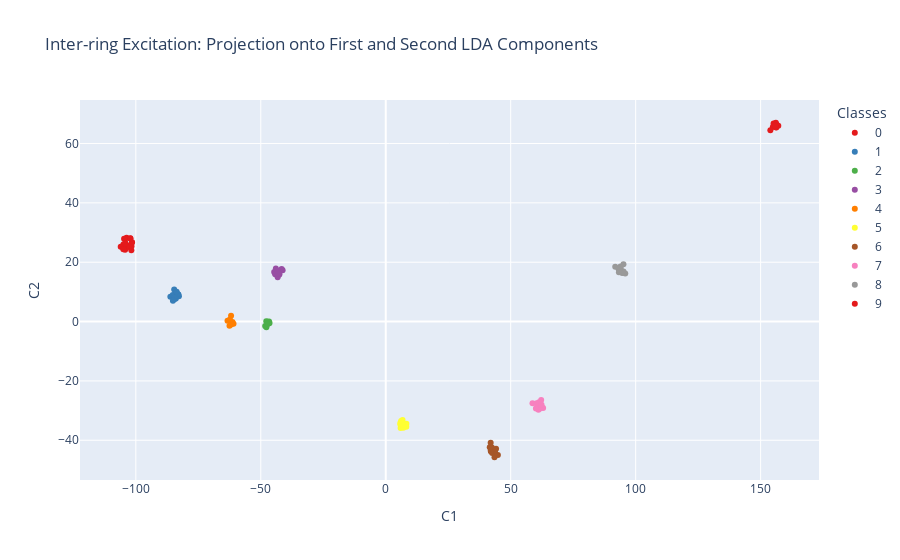
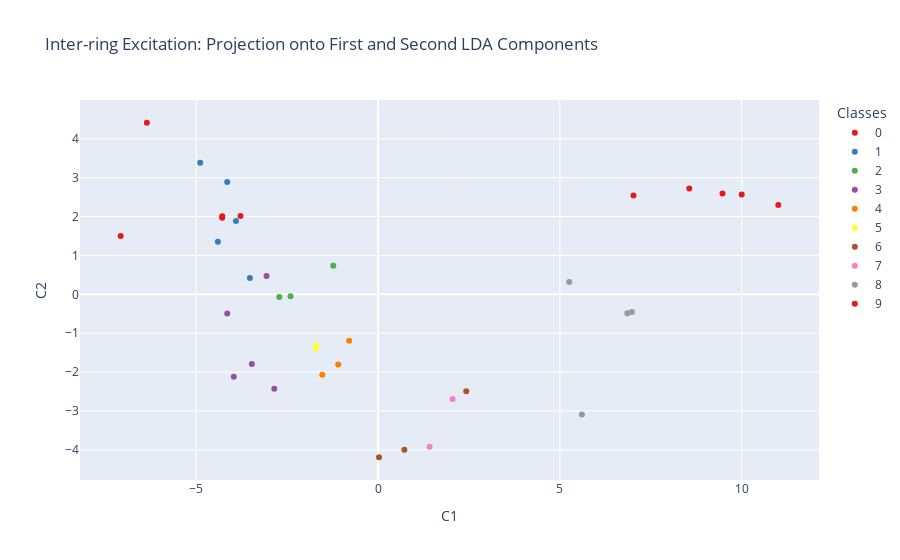
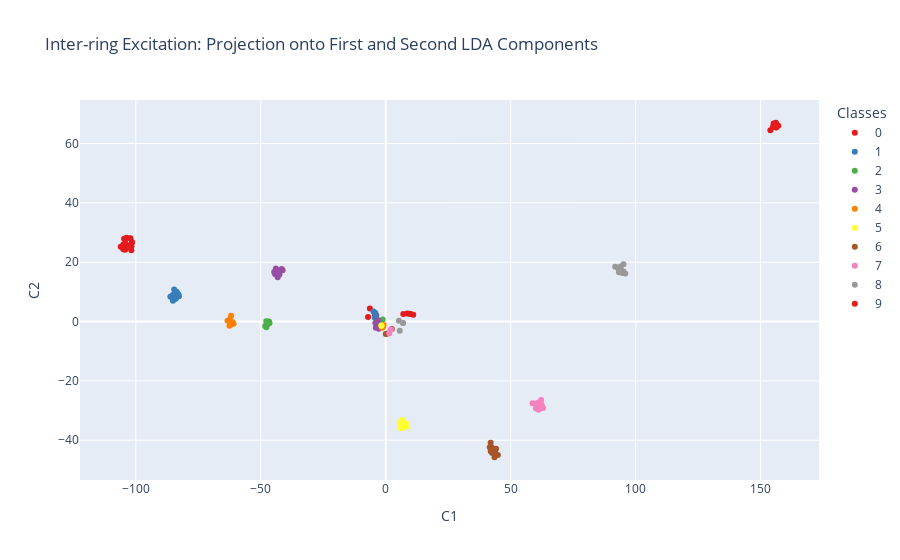

Notebook code cell kept with these figures, in order:
### Code cell
ldat = LDA(n_components=2)
X_ldat = ldat.fit_transform(X_normalizedt, yt)

# X_ldat = lda.transform(X_normalizedt)
df_ldat = pd.DataFrame(data=X_ldat, columns=['C1', 'C2'])
df_ldat['target'] = yt
df_ldat = pd.DataFrame(data=X_ldat, columns=['C1', 'C2'])
df_ldat['target'] = yt
df_ldat['target'] = df_ldat['target'].astype(str)


fig = px.scatter(df_lda, x='C1', y='C2', color='target', 
                 color_discrete_sequence=px.colors.qualitative.Set1,
                 title='Inter-ring Excitation: Projection onto First and Second LDA Components',
                 labels={'target': 'Classes'},
                 hover_data={'C1': True, 'C2': True, 'target': True})

fig.update_layout(legend_title_text='Classes')
fig.show()

fig = px.scatter(df_ldat, x='C1', y='C2', color='target', 
                 color_discrete_sequence=px.colors.qualitative.Set1,
                 title='Inter-ring Excitation: Projection onto First and Second LDA Components',
                 labels={'target': 'Classes'},
                 hover_data={'C1': True, 'C2': True, 'target': True})




fig.update_layout(legend_title_text='Classes')
fig.show()

df_lda2 = pd.concat([df_lda, df_ldat], ignore_index=True)
fig = px.scatter(df_lda2, x='C1', y='C2', color='target', 
                 color_discrete_sequence=px.colors.qualitative.Set1,
                 title='Inter-ring Excitation: Projection onto First and Second LDA Components',
                 labels={'target': 'Classes'},
                 hover_data={'C1': True, 'C2': True, 'target': True})


fig.update_layout(legend_title_text='Classes')
fig.show()

### Figure 1 — Plotly figure (JSON) as saved in the notebook; plotly's stock layout.template omitted (floating-point values rounded to 4 significant figures)
{"data": [{"customdata": [["0"], ["0"], ["0"], ["0"], ["0"], ["0"], ["0"], ["0"], ["0"], ["0"], ["0"], ["0"], ["0"], ["0"], ["0"], ["0"], ["0"], ["0"], ["0"], ["0"]], "hovertemplate": "Classes=%{customdata[0]}<br>C1=%{x}<br>C2=%{y}<extra></extra>", "legendgroup": "0", "marker": {"color": "rgb(228,26,28)", "symbol": "circle"}, "mode": "markers", "name": "0", "orientation": "v", "showlegend": true, "type": "scatter", "x": [-105.0, -101.8, -104.1, -101.6, -104.3, -102.4, -104.3, -101.7, -105.0, -101.5, -104.8, -102.2, -103.7, -104.3, -102.7, -106.1, -102.1, -104.7, -105.0, -104.3], "xaxis": "x", "y": [25.41, 24.01, 26.34, 26.64, 25.79, 25.01, 24.2, 25.38, 26.0, 26.69, 24.78, 28.1, 28.25, 27.75, 25.56, 25.19, 27.95, 27.94, 24.41, 26.28], "yaxis": "y"}, {"customdata": [["1"], ["1"], ["1"], ["1"], ["1"], ["1"], ["1"], ["1"], ["1"], ["1"], ["1"], ["1"], ["1"], ["1"], ["1"], ["1"]], "hovertemplate": "Classes=%{customdata[0]}<br>C1=%{x}<br>C2=%{y}<extra></extra>", "legendgroup": "1", "marker": {"color": "rgb(55,126,184)", "symbol": "circle"}, "mode": "markers", "name": "1", "orientation": "v", "showlegend": true, "type": "scatter", "x": [-84.57, -82.77, -84.29, -82.95, -83.98, -84.17, -84.75, -86.19, -84.65, -85.22, -83.26, -83.25, -84.25, -83.67, -84.68, -85.16], "xaxis": "x", "y": [8.809, 8.514, 7.722, 9.13, 7.809, 9.175, 7.494, 8.386, 10.83, 8.924, 9.093, 9.285, 8.013, 10.02, 8.025, 6.981], "yaxis": "y"}, {"customdata": [["2"], ["2"], ["2"], ["2"], ["2"], ["2"], ["2"], ["2"]], "hovertemplate": "Classes=%{customdata[0]}<br>C1=%{x}<br>C2=%{y}<extra></extra>", "legendgroup": "2", "marker": {"color": "rgb(77,175,74)", "symbol": "circle"}, "mode": "markers", "name": "2", "orientation": "v", "showlegend": true, "type": "scatter", "x": [-47.81, -46.7, -47.77, -46.5, -47.34, -46.74, -48.24, -47.14], "xaxis": "x", "y": [0.14, 0.0557, -1.937, -0.4853, -0.02339, -0.5823, -1.501, -0.8304], "yaxis": "y"}, {"customdata": [["3"], ["3"], ["3"], ["3"], ["3"], ["3"], ["3"], ["3"], ["3"], ["3"]], "hovertemplate": "Classes=%{customdata[0]}<br>C1=%{x}<br>C2=%{y}<extra></extra>", "legendgroup": "3", "marker": {"color": "rgb(152,78,163)", "symbol": "circle"}, "mode": "markers", "name": "3", "orientation": "v", "showlegend": true, "type": "scatter", "x": [-43.97, -41.27, -44.65, -41.67, -44.25, -42.56, -43.24, -43.21, -43.12, -42.61], "xaxis": "x", "y": [17.86, 17.28, 16.67, 17.75, 15.91, 15.9, 14.96, 15.84, 17.11, 16.09], "yaxis": "y"}, {"customdata": [["4"], ["4"], ["4"], ["4"], ["4"], ["4"], ["4"], ["4"]], "hovertemplate": "Classes=%{customdata[0]}<br>C1=%{x}<br>C2=%{y}<extra></extra>", "legendgroup": "4", "marker": {"color": "rgb(255,127,0)", "symbol": "circle"}, "mode": "markers", "name": "4", "orientation": "v", "showlegend": true, "type": "scatter", "x": [-63.32, -60.91, -61.97, -61.33, -61.89, -61.87, -62.34, -62.52], "xaxis": "x", "y": [0.2367, -0.7514, -0.1198, -0.1338, 2.0, -0.9681, 0.6647, -1.379], "yaxis": "y"}, {"customdata": [["5"], ["5"], ["5"], ["5"], ["5"], ["5"], ["5"], ["5"], ["5"], ["5"], ["5"], ["5"], ["5"], ["5"], ["5"], ["5"], ["5"], ["5"]], "hovertemplate": "Classes=%{customdata[0]}<br>C1=%{x}<br>C2=%{y}<extra></extra>", "legendgroup": "5", "marker": {"color": "rgb(255,255,51)", "symbol": "circle"}, "mode": "markers", "name": "5", "orientation": "v", "showlegend": true, "type": "scatter", "x": [6.702, 6.4, 7.483, 6.157, 6.723, 5.944, 6.993, 6.824, 8.234, 5.842, 5.845, 6.489, 8.269, 6.946, 7.065, 6.724, 6.757, 6.475], "xaxis": "x", "y": [-34.83, -35.03, -34.68, -33.47, -33.21, -35.86, -34.63, -35.09, -35.46, -34.21, -34.69, -33.58, -34.46, -34.51, -35.8, -34.72, -34.78, -34.29], "yaxis": "y"}, {"customdata": [["6"], ["6"], ["6"], ["6"], ["6"], ["6"], ["6"], ["6"], ["6"], ["6"], ["6"], ["6"], ["6"], ["6"], ["6"], ["6"]], "hovertemplate": "Classes=%{customdata[0]}<br>C1=%{x}<br>C2=%{y}<extra></extra>", "legendgroup": "6", "marker": {"color": "rgb(166,86,40)", "symbol": "circle"}, "mode": "markers", "name": "6", "orientation": "v", "showlegend": true, "type": "scatter", "x": [43.17, 42.01, 42.47, 41.98, 42.66, 44.87, 42.09, 43.7, 44.14, 41.61, 42.6, 42.07, 43.79, 43.63, 43.52, 42.12], "xaxis": "x", "y": [-43.48, -43.56, -42.43, -40.87, -43.89, -44.93, -43.57, -43.65, -42.87, -42.34, -44.32, -42.77, -44.45, -43.41, -45.73, -43.76], "yaxis": "y"}, {"customdata": [["7"], ["7"], ["7"], ["7"], ["7"], ["7"], ["7"], ["7"], ["7"], ["7"], ["7"], ["7"], ["7"], ["7"], ["7"], ["7"]], "hovertemplate": "Classes=%{customdata[0]}<br>C1=%{x}<br>C2=%{y}<extra></extra>", "legendgroup": "7", "marker": {"color": "rgb(247,129,191)", "symbol": "circle"}, "mode": "markers", "name": "7", "orientation": "v", "showlegend": true, "type": "scatter", "x": [61.1, 61.29, 62.19, 61.57, 61.14, 62.97, 60.34, 61.76, 61.12, 61.52, 60.37, 58.72, 62.41, 60.1, 61.34, 62.34], "xaxis": "x", "y": [-29.69, -28.32, -26.46, -27.32, -27.88, -29.16, -29.08, -29.28, -28.95, -28.76, -27.54, -27.54, -28.77, -29.34, -27.21, -28.07], "yaxis": "y"}, {"customdata": [["8"], ["8"], ["8"], ["8"], ["8"], ["8"], ["8"], ["8"], ["8"], ["8"], ["8"], ["8"], ["8"]], "hovertemplate": "Classes=%{customdata[0]}<br>C1=%{x}<br>C2=%{y}<extra></extra>", "legendgroup": "8", "marker": {"color": "rgb(153,153,153)", "symbol": "circle"}, "mode": "markers", "name": "8", "orientation": "v", "showlegend": true, "type": "scatter", "x": [93.93, 93.17, 93.93, 93.93, 95.85, 95.13, 94.55, 93.24, 91.82, 94.65, 93.33, 93.29, 95.12], "xaxis": "x", "y": [18.02, 17.67, 17.68, 18.52, 16.18, 16.84, 16.51, 17.79, 18.48, 16.39, 17.92, 16.66, 19.33], "yaxis": "y"}, {"customdata": [["9"], ["9"], ["9"], ["9"], ["9"], ["9"], ["9"], ["9"], ["9"], ["9"], ["9"]], "hovertemplate": "Classes=%{customdata[0]}<br>C1=%{x}<br>C2=%{y}<extra></extra>", "legendgroup": "9", "marker": {"color": "rgb(228,26,28)", "symbol": "circle"}, "mode": "markers", "name": "9", "orientation": "v", "showlegend": true, "type": "scatter", "x": [155.2, 156.4, 156.3, 156.0, 157.1, 154.9, 156.2, 156.1, 155.8, 153.9, 155.9], "xaxis": "x", "y": [66.72, 66.44, 65.41, 66.05, 65.97, 65.54, 65.49, 67.0, 66.01, 64.51, 65.9], "yaxis": "y"}], "layout": {"legend": {"title": {"text": "Classes"}, "tracegroupgap": 0}, "title": {"text": "Inter-ring Excitation: Projection onto First and Second LDA Components"}, "xaxis": {"anchor": "y", "domain": [0, 1], "title": {"text": "C1"}}, "yaxis": {"anchor": "x", "domain": [0, 1], "title": {"text": "C2"}}}}

### Figure 2 — Plotly figure (JSON) as saved in the notebook; plotly's stock layout.template omitted (floating-point values rounded to 4 significant figures)
{"data": [{"customdata": [["0"], ["0"], ["0"], ["0"], ["0"]], "hovertemplate": "Classes=%{customdata[0]}<br>C1=%{x}<br>C2=%{y}<extra></extra>", "legendgroup": "0", "marker": {"color": "rgb(228,26,28)", "symbol": "circle"}, "mode": "markers", "name": "0", "orientation": "v", "showlegend": true, "type": "scatter", "x": [-4.285, -3.783, -6.359, -4.288, -7.078], "xaxis": "x", "y": [2.005, 2.012, 4.411, 1.971, 1.498], "yaxis": "y"}, {"customdata": [["1"], ["1"], ["1"], ["1"], ["1"]], "hovertemplate": "Classes=%{customdata[0]}<br>C1=%{x}<br>C2=%{y}<extra></extra>", "legendgroup": "1", "marker": {"color": "rgb(55,126,184)", "symbol": "circle"}, "mode": "markers", "name": "1", "orientation": "v", "showlegend": true, "type": "scatter", "x": [-4.15, -4.892, -3.908, -3.526, -4.407], "xaxis": "x", "y": [2.89, 3.382, 1.886, 0.4163, 1.349], "yaxis": "y"}, {"customdata": [["2"], ["2"], ["2"]], "hovertemplate": "Classes=%{customdata[0]}<br>C1=%{x}<br>C2=%{y}<extra></extra>", "legendgroup": "2", "marker": {"color": "rgb(77,175,74)", "symbol": "circle"}, "mode": "markers", "name": "2", "orientation": "v", "showlegend": true, "type": "scatter", "x": [-1.233, -2.408, -2.716], "xaxis": "x", "y": [0.7329, -0.05084, -0.06823], "yaxis": "y"}, {"customdata": [["3"], ["3"], ["3"], ["3"], ["3"]], "hovertemplate": "Classes=%{customdata[0]}<br>C1=%{x}<br>C2=%{y}<extra></extra>", "legendgroup": "3", "marker": {"color": "rgb(152,78,163)", "symbol": "circle"}, "mode": "markers", "name": "3", "orientation": "v", "showlegend": true, "type": "scatter", "x": [-3.068, -3.472, -4.148, -3.969, -2.855], "xaxis": "x", "y": [0.471, -1.793, -0.4953, -2.118, -2.427], "yaxis": "y"}, {"customdata": [["4"], ["4"], ["4"]], "hovertemplate": "Classes=%{customdata[0]}<br>C1=%{x}<br>C2=%{y}<extra></extra>", "legendgroup": "4", "marker": {"color": "rgb(255,127,0)", "symbol": "circle"}, "mode": "markers", "name": "4", "orientation": "v", "showlegend": true, "type": "scatter", "x": [-0.7956, -1.535, -1.096], "xaxis": "x", "y": [-1.196, -2.071, -1.806], "yaxis": "y"}, {"customdata": [["5"], ["5"]], "hovertemplate": "Classes=%{customdata[0]}<br>C1=%{x}<br>C2=%{y}<extra></extra>", "legendgroup": "5", "marker": {"color": "rgb(255,255,51)", "symbol": "circle"}, "mode": "markers", "name": "5", "orientation": "v", "showlegend": true, "type": "scatter", "x": [-1.699, -1.717], "xaxis": "x", "y": [-1.309, -1.397], "yaxis": "y"}, {"customdata": [["6"], ["6"], ["6"]], "hovertemplate": "Classes=%{customdata[0]}<br>C1=%{x}<br>C2=%{y}<extra></extra>", "legendgroup": "6", "marker": {"color": "rgb(166,86,40)", "symbol": "circle"}, "mode": "markers", "name": "6", "orientation": "v", "showlegend": true, "type": "scatter", "x": [0.02542, 0.7227, 2.424], "xaxis": "x", "y": [-4.19, -3.997, -2.494], "yaxis": "y"}, {"customdata": [["7"], ["7"]], "hovertemplate": "Classes=%{customdata[0]}<br>C1=%{x}<br>C2=%{y}<extra></extra>", "legendgroup": "7", "marker": {"color": "rgb(247,129,191)", "symbol": "circle"}, "mode": "markers", "name": "7", "orientation": "v", "showlegend": true, "type": "scatter", "x": [1.416, 2.049], "xaxis": "x", "y": [-3.918, -2.694], "yaxis": "y"}, {"customdata": [["8"], ["8"], ["8"], ["8"]], "hovertemplate": "Classes=%{customdata[0]}<br>C1=%{x}<br>C2=%{y}<extra></extra>", "legendgroup": "8", "marker": {"color": "rgb(153,153,153)", "symbol": "circle"}, "mode": "markers", "name": "8", "orientation": "v", "showlegend": true, "type": "scatter", "x": [5.604, 5.256, 6.856, 6.978], "xaxis": "x", "y": [-3.092, 0.3162, -0.4843, -0.4571], "yaxis": "y"}, {"customdata": [["9"], ["9"], ["9"], ["9"], ["9"]], "hovertemplate": "Classes=%{customdata[0]}<br>C1=%{x}<br>C2=%{y}<extra></extra>", "legendgroup": "9", "marker": {"color": "rgb(228,26,28)", "symbol": "circle"}, "mode": "markers", "name": "9", "orientation": "v", "showlegend": true, "type": "scatter", "x": [8.558, 9.472, 10.0, 11.01, 7.022], "xaxis": "x", "y": [2.719, 2.593, 2.568, 2.298, 2.537], "yaxis": "y"}], "layout": {"legend": {"title": {"text": "Classes"}, "tracegroupgap": 0}, "title": {"text": "Inter-ring Excitation: Projection onto First and Second LDA Components"}, "xaxis": {"anchor": "y", "domain": [0, 1], "title": {"text": "C1"}}, "yaxis": {"anchor": "x", "domain": [0, 1], "title": {"text": "C2"}}}}

### Figure 3 — Plotly figure (JSON) as saved in the notebook; plotly's stock layout.template omitted (floating-point values rounded to 4 significant figures)
{"data": [{"customdata": [["0"], ["0"], ["0"], ["0"], ["0"], ["0"], ["0"], ["0"], ["0"], ["0"], ["0"], ["0"], ["0"], ["0"], ["0"], ["0"], ["0"], ["0"], ["0"], ["0"], ["0"], ["0"], ["0"], ["0"], ["0"]], "hovertemplate": "Classes=%{customdata[0]}<br>C1=%{x}<br>C2=%{y}<extra></extra>", "legendgroup": "0", "marker": {"color": "rgb(228,26,28)", "symbol": "circle"}, "mode": "markers", "name": "0", "orientation": "v", "showlegend": true, "type": "scatter", "x": [-105.0, -101.8, -104.1, -101.6, -104.3, -102.4, -104.3, -101.7, -105.0, -101.5, -104.8, -102.2, -103.7, -104.3, -102.7, -106.1, -102.1, -104.7, -105.0, -104.3, -4.285, -3.783, -6.359, -4.288, -7.078], "xaxis": "x", "y": [25.41, 24.01, 26.34, 26.64, 25.79, 25.01, 24.2, 25.38, 26.0, 26.69, 24.78, 28.1, 28.25, 27.75, 25.56, 25.19, 27.95, 27.94, 24.41, 26.28, 2.005, 2.012, 4.411, 1.971, 1.498], "yaxis": "y"}, {"customdata": [["1"], ["1"], ["1"], ["1"], ["1"], ["1"], ["1"], ["1"], ["1"], ["1"], ["1"], ["1"], ["1"], ["1"], ["1"], ["1"], ["1"], ["1"], ["1"], ["1"], ["1"]], "hovertemplate": "Classes=%{customdata[0]}<br>C1=%{x}<br>C2=%{y}<extra></extra>", "legendgroup": "1", "marker": {"color": "rgb(55,126,184)", "symbol": "circle"}, "mode": "markers", "name": "1", "orientation": "v", "showlegend": true, "type": "scatter", "x": [-84.57, -82.77, -84.29, -82.95, -83.98, -84.17, -84.75, -86.19, -84.65, -85.22, -83.26, -83.25, -84.25, -83.67, -84.68, -85.16, -4.15, -4.892, -3.908, -3.526, -4.407], "xaxis": "x", "y": [8.809, 8.514, 7.722, 9.13, 7.809, 9.175, 7.494, 8.386, 10.83, 8.924, 9.093, 9.285, 8.013, 10.02, 8.025, 6.981, 2.89, 3.382, 1.886, 0.4163, 1.349], "yaxis": "y"}, {"customdata": [["2"], ["2"], ["2"], ["2"], ["2"], ["2"], ["2"], ["2"], ["2"], ["2"], ["2"]], "hovertemplate": "Classes=%{customdata[0]}<br>C1=%{x}<br>C2=%{y}<extra></extra>", "legendgroup": "2", "marker": {"color": "rgb(77,175,74)", "symbol": "circle"}, "mode": "markers", "name": "2", "orientation": "v", "showlegend": true, "type": "scatter", "x": [-47.81, -46.7, -47.77, -46.5, -47.34, -46.74, -48.24, -47.14, -1.233, -2.408, -2.716], "xaxis": "x", "y": [0.14, 0.0557, -1.937, -0.4853, -0.02339, -0.5823, -1.501, -0.8304, 0.7329, -0.05084, -0.06823], "yaxis": "y"}, {"customdata": [["3"], ["3"], ["3"], ["3"], ["3"], ["3"], ["3"], ["3"], ["3"], ["3"], ["3"], ["3"], ["3"], ["3"], ["3"]], "hovertemplate": "Classes=%{customdata[0]}<br>C1=%{x}<br>C2=%{y}<extra></extra>", "legendgroup": "3", "marker": {"color": "rgb(152,78,163)", "symbol": "circle"}, "mode": "markers", "name": "3", "orientation": "v", "showlegend": true, "type": "scatter", "x": [-43.97, -41.27, -44.65, -41.67, -44.25, -42.56, -43.24, -43.21, -43.12, -42.61, -3.068, -3.472, -4.148, -3.969, -2.855], "xaxis": "x", "y": [17.86, 17.28, 16.67, 17.75, 15.91, 15.9, 14.96, 15.84, 17.11, 16.09, 0.471, -1.793, -0.4953, -2.118, -2.427], "yaxis": "y"}, {"customdata": [["4"], ["4"], ["4"], ["4"], ["4"], ["4"], ["4"], ["4"], ["4"], ["4"], ["4"]], "hovertemplate": "Classes=%{customdata[0]}<br>C1=%{x}<br>C2=%{y}<extra></extra>", "legendgroup": "4", "marker": {"color": "rgb(255,127,0)", "symbol": "circle"}, "mode": "markers", "name": "4", "orientation": "v", "showlegend": true, "type": "scatter", "x": [-63.32, -60.91, -61.97, -61.33, -61.89, -61.87, -62.34, -62.52, -0.7956, -1.535, -1.096], "xaxis": "x", "y": [0.2367, -0.7514, -0.1198, -0.1338, 2.0, -0.9681, 0.6647, -1.379, -1.196, -2.071, -1.806], "yaxis": "y"}, {"customdata": [["5"], ["5"], ["5"], ["5"], ["5"], ["5"], ["5"], ["5"], ["5"], ["5"], ["5"], ["5"], ["5"], ["5"], ["5"], ["5"], ["5"], ["5"], ["5"], ["5"]], "hovertemplate": "Classes=%{customdata[0]}<br>C1=%{x}<br>C2=%{y}<extra></extra>", "legendgroup": "5", "marker": {"color": "rgb(255,255,51)", "symbol": "circle"}, "mode": "markers", "name": "5", "orientation": "v", "showlegend": true, "type": "scatter", "x": [6.702, 6.4, 7.483, 6.157, 6.723, 5.944, 6.993, 6.824, 8.234, 5.842, 5.845, 6.489, 8.269, 6.946, 7.065, 6.724, 6.757, 6.475, -1.699, -1.717], "xaxis": "x", "y": [-34.83, -35.03, -34.68, -33.47, -33.21, -35.86, -34.63, -35.09, -35.46, -34.21, -34.69, -33.58, -34.46, -34.51, -35.8, -34.72, -34.78, -34.29, -1.309, -1.397], "yaxis": "y"}, {"customdata": [["6"], ["6"], ["6"], ["6"], ["6"], ["6"], ["6"], ["6"], ["6"], ["6"], ["6"], ["6"], ["6"], ["6"], ["6"], ["6"], ["6"], ["6"], ["6"]], "hovertemplate": "Classes=%{customdata[0]}<br>C1=%{x}<br>C2=%{y}<extra></extra>", "legendgroup": "6", "marker": {"color": "rgb(166,86,40)", "symbol": "circle"}, "mode": "markers", "name": "6", "orientation": "v", "showlegend": true, "type": "scatter", "x": [43.17, 42.01, 42.47, 41.98, 42.66, 44.87, 42.09, 43.7, 44.14, 41.61, 42.6, 42.07, 43.79, 43.63, 43.52, 42.12, 0.02542, 0.7227, 2.424], "xaxis": "x", "y": [-43.48, -43.56, -42.43, -40.87, -43.89, -44.93, -43.57, -43.65, -42.87, -42.34, -44.32, -42.77, -44.45, -43.41, -45.73, -43.76, -4.19, -3.997, -2.494], "yaxis": "y"}, {"customdata": [["7"], ["7"], ["7"], ["7"], ["7"], ["7"], ["7"], ["7"], ["7"], ["7"], ["7"], ["7"], ["7"], ["7"], ["7"], ["7"], ["7"], ["7"]], "hovertemplate": "Classes=%{customdata[0]}<br>C1=%{x}<br>C2=%{y}<extra></extra>", "legendgroup": "7", "marker": {"color": "rgb(247,129,191)", "symbol": "circle"}, "mode": "markers", "name": "7", "orientation": "v", "showlegend": true, "type": "scatter", "x": [61.1, 61.29, 62.19, 61.57, 61.14, 62.97, 60.34, 61.76, 61.12, 61.52, 60.37, 58.72, 62.41, 60.1, 61.34, 62.34, 1.416, 2.049], "xaxis": "x", "y": [-29.69, -28.32, -26.46, -27.32, -27.88, -29.16, -29.08, -29.28, -28.95, -28.76, -27.54, -27.54, -28.77, -29.34, -27.21, -28.07, -3.918, -2.694], "yaxis": "y"}, {"customdata": [["8"], ["8"], ["8"], ["8"], ["8"], ["8"], ["8"], ["8"], ["8"], ["8"], ["8"], ["8"], ["8"], ["8"], ["8"], ["8"], ["8"]], "hovertemplate": "Classes=%{customdata[0]}<br>C1=%{x}<br>C2=%{y}<extra></extra>", "legendgroup": "8", "marker": {"color": "rgb(153,153,153)", "symbol": "circle"}, "mode": "markers", "name": "8", "orientation": "v", "showlegend": true, "type": "scatter", "x": [93.93, 93.17, 93.93, 93.93, 95.85, 95.13, 94.55, 93.24, 91.82, 94.65, 93.33, 93.29, 95.12, 5.604, 5.256, 6.856, 6.978], "xaxis": "x", "y": [18.02, 17.67, 17.68, 18.52, 16.18, 16.84, 16.51, 17.79, 18.48, 16.39, 17.92, 16.66, 19.33, -3.092, 0.3162, -0.4843, -0.4571], "yaxis": "y"}, {"customdata": [["9"], ["9"], ["9"], ["9"], ["9"], ["9"], ["9"], ["9"], ["9"], ["9"], ["9"], ["9"], ["9"], ["9"], ["9"], ["9"]], "hovertemplate": "Classes=%{customdata[0]}<br>C1=%{x}<br>C2=%{y}<extra></extra>", "legendgroup": "9", "marker": {"color": "rgb(228,26,28)", "symbol": "circle"}, "mode": "markers", "name": "9", "orientation": "v", "showlegend": true, "type": "scatter", "x": [155.2, 156.4, 156.3, 156.0, 157.1, 154.9, 156.2, 156.1, 155.8, 153.9, 155.9, 8.558, 9.472, 10.0, 11.01, 7.022], "xaxis": "x", "y": [66.72, 66.44, 65.41, 66.05, 65.97, 65.54, 65.49, 67.0, 66.01, 64.51, 65.9, 2.719, 2.593, 2.568, 2.298, 2.537], "yaxis": "y"}], "layout": {"legend": {"title": {"text": "Classes"}, "tracegroupgap": 0}, "title": {"text": "Inter-ring Excitation: Projection onto First and Second LDA Components"}, "xaxis": {"anchor": "y", "domain": [0, 1], "title": {"text": "C1"}}, "yaxis": {"anchor": "x", "domain": [0, 1], "title": {"text": "C2"}}}}
